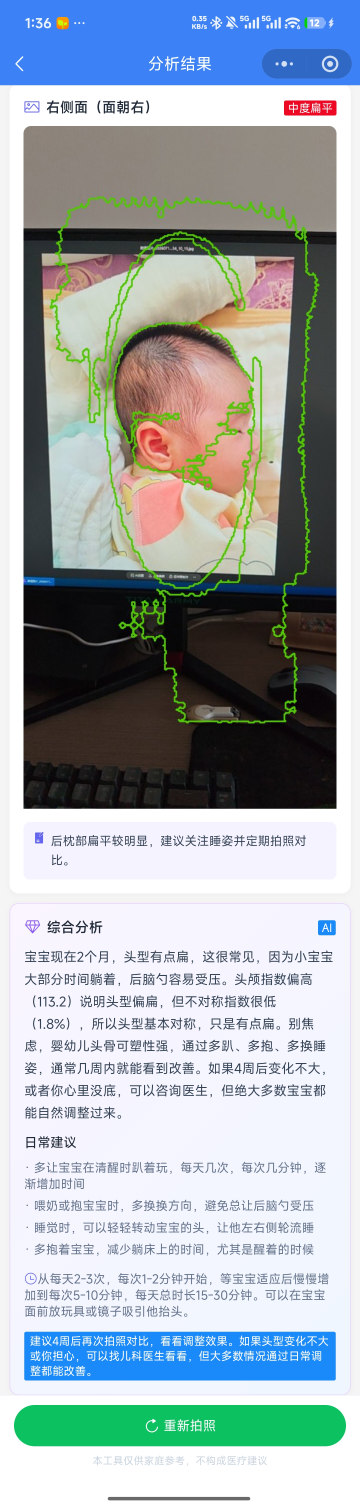
#> input picture 2796d120cf1f0a549c09747cd329fde6.jpg, 1440 x 6021 px, given in place of real_side.jpg, which was not available (shown at 1/4 size)
$ python test_snake_40.py
#> lines starting #> are read from the running program, lines starting #| are printed output that depends on the picture
#> further down, img is the input picture: shape (6021, 1440, 3); mean B, G, R 179.2, 174.4, 164.8
### sam_detector.py
"""
SAM 零样本头部检测
- 俯视图: 点提示模式，3点+提前退出，~1.5秒
- 侧面图: bbox 提示 + 多点合并回退，~2秒
"""

import cv2
import numpy as np
import math
from typing import Optional, Tuple

_sam_model = None


def _get_model():
    global _sam_model
    if _sam_model is None:
        from ultralytics import SAM
        _sam_model = SAM('mobile_sam.pt')
    return _sam_model


# [68 lines left out: functions _score_mask, _detect_with_bbox, create_guide_mask, not called in this run]


def detect_head(image: np.ndarray, view: str = 'top',
                guide_mask: np.ndarray = None) -> Optional[Tuple[np.ndarray, np.ndarray]]:
    """
    零样本头部检测。

    view='top':  俯视图 — 点提示，3点+提前退出，~1.5秒
    view='side': 侧面图 — 点提示(同俯视)，bbox回退，~1.5秒
    guide_mask:  可选，仅俯视图使用(侧面图忽略)
    """
#> called with view = 'side'
    h_orig, w_orig = image.shape[:2]
#> h_orig = 6021; w_orig = 1440

    # 缩小到 SAM 最优处理尺寸 (跳过中间层缩放, 避免双重重采样)
    sam_max_side = 1024
    if max(h_orig, w_orig) > sam_max_side:
        scale = sam_max_side / max(h_orig, w_orig)
#> scale = 0.17
        image_small = cv2.resize(image, (int(w_orig * scale), int(h_orig * scale)))
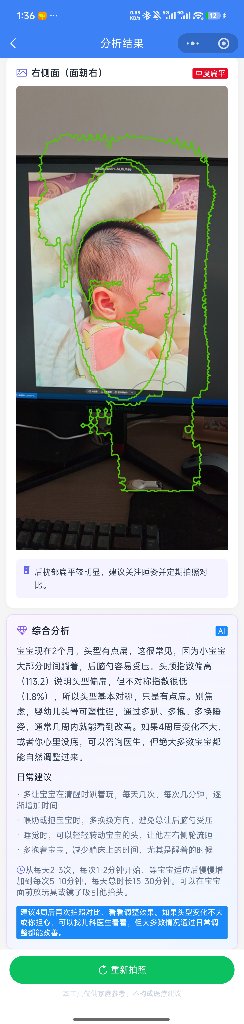
#> image_small: shape (1024, 244, 3); mean B, G, R 179.4, 174.5, 165.1
    else:
        scale = 1.0
        image_small = image

    h, w = image_small.shape[:2]
#> h = 1024; w = 244
    img_center = (w / 2, h / 2)
#> img_center = (122, 512)
    img_area = h * w
#> img_area = 249856

    # 俯视图: 引导框 mask 涂黑椭圆外区域
    if view == 'top' and guide_mask is not None:
        if guide_mask.shape[:2] != (h, w):
            guide_mask = cv2.resize(guide_mask, (w, h))
        gm = (guide_mask / 255.0).astype(np.float32)
        image_small = (image_small.astype(np.float32) * gm[:, :, None]).astype(np.uint8)

    try:
        model = _get_model()
    except Exception:
        return None

    cx, cy = w // 2, h // 2
    offset = min(w, h) // 5
    best_score, best_mask, best_contour = 0, None, None

    # ========== 统一策略: 点提示 + 提前退出 ==========
    # 俯视和侧面使用相同的点提示策略
    # MiMo Pro 审查结论: SAM点提示对"点击物体→分割整个物体"非常擅长
    # 侧面不需要crop/bbox/guide_mask — 这些反而干扰SAM
    prompt_points = [
        [cx, cy],                  # 正中 (大概率命中)
        [cx, cy - offset],         # 偏上 (头顶)
        [cx + offset, cy],         # 偏右
    ]

    for i, pt in enumerate(prompt_points):
        try:
            results = model(image_small, points=[pt], labels=[1])
        except Exception:
            continue
        if not results or results[0].masks is None or len(results[0].masks.data) == 0:
            continue
        mask = (results[0].masks.data[0].cpu().numpy() * 255).astype(np.uint8)
        score, contour = _score_mask(mask, h, w, img_center, img_area)
        if score > best_score:
            best_score = score
            best_mask = mask
            best_contour = contour
        # 提前退出: 正中点得分 >0.6 就认为找到了
        if i == 0 and best_score > 0.6:
            break

    # 侧面图点提示失败 → bbox 回退
    if view == 'side' and best_mask is None:
        mask, contour, score = _detect_with_bbox(
            model, image_small, h, w, img_center, img_area, margin=0.10)
        if mask is not None and score >= 0.3:
            best_score, best_mask, best_contour = score, mask, contour

    # ========== 回退: 自动模式 ==========
    if best_mask is None:
        try:
            results = model(image_small, retina_masks=True)
            if results and results[0].masks and len(results[0].masks.data) > 0:
                for i in range(min(len(results[0].masks.data), 20)):
                    mask = (results[0].masks.data[i].cpu().numpy() * 255).astype(np.uint8)
                    score, contour = _score_mask(mask, h, w, img_center, img_area)
                    if score > best_score:
                        best_score = score
                        best_mask = mask
                        best_contour = contour
        except Exception:
            pass

    if best_mask is None or best_score < 0.3:
        return None

    if scale != 1.0:
        best_mask = cv2.resize(best_mask, (w_orig, h_orig), interpolation=cv2.INTER_NEAREST)
        cnts, _ = cv2.findContours(best_mask, cv2.RETR_EXTERNAL, cv2.CHAIN_APPROX_SIMPLE)
        if cnts:
            best_contour = max(cnts, key=cv2.contourArea)

    # 侧面图质量门禁: mask顶部必须在画面上半区25%以内(头顶应靠近画面上缘)
    # 头占比太小时SAM只分割到脸/身体, 漏掉头顶
    if view == 'side' and best_mask is not None:
        mask_rows = np.any(best_mask > 0, axis=1)
        if mask_rows.any():
            top_row = int(np.argmax(mask_rows))
            ratio = top_row / (h_orig if scale != 1.0 else h)
            if ratio > 0.25:
                return None

    return best_mask, best_contour

### test_snake_40.py
"""单张: Snake受限 40%"""
import cv2, numpy as np, math, sys, os
os.chdir(os.path.dirname(os.path.abspath(__file__)))
from sam_detector import detect_head

# [50 lines left out: functions v5_params, draw_snake, not called in this run]

FILES = [
    ('real_side.jpg','宝宝1'),
    ('test_54945_side.jpg','宝宝2'),
    ('943e524bb386bfbfe1e34fe403e5e826.png','宝宝3'),
]
for fname, baby in FILES:
    img = cv2.imread(fname)
#> (the run stopped early here; a loop or call above may not have finished)

$ run again, on clean_test_top.jpg
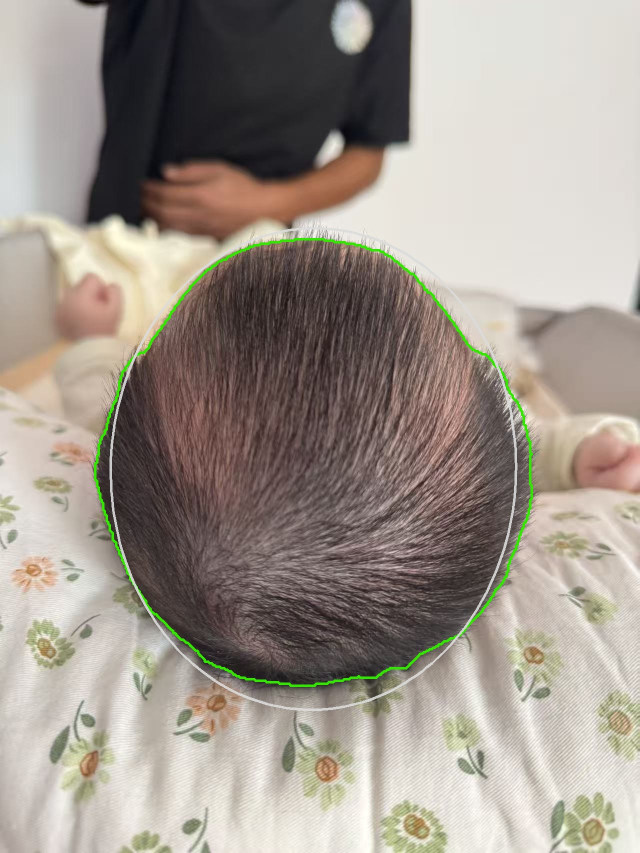
#> input picture clean_test_top.jpg, 1279 x 1706 px, given in place of real_side.jpg, which was not available (shown at 1/2 size)
#> img is the input picture: shape (1706, 1279, 3); mean B, G, R 139.8, 148.9, 157.8
#> in detect_head, `image_small = cv2.resize(image, (int(w_orig * scale), int(h_orig * sca..`:
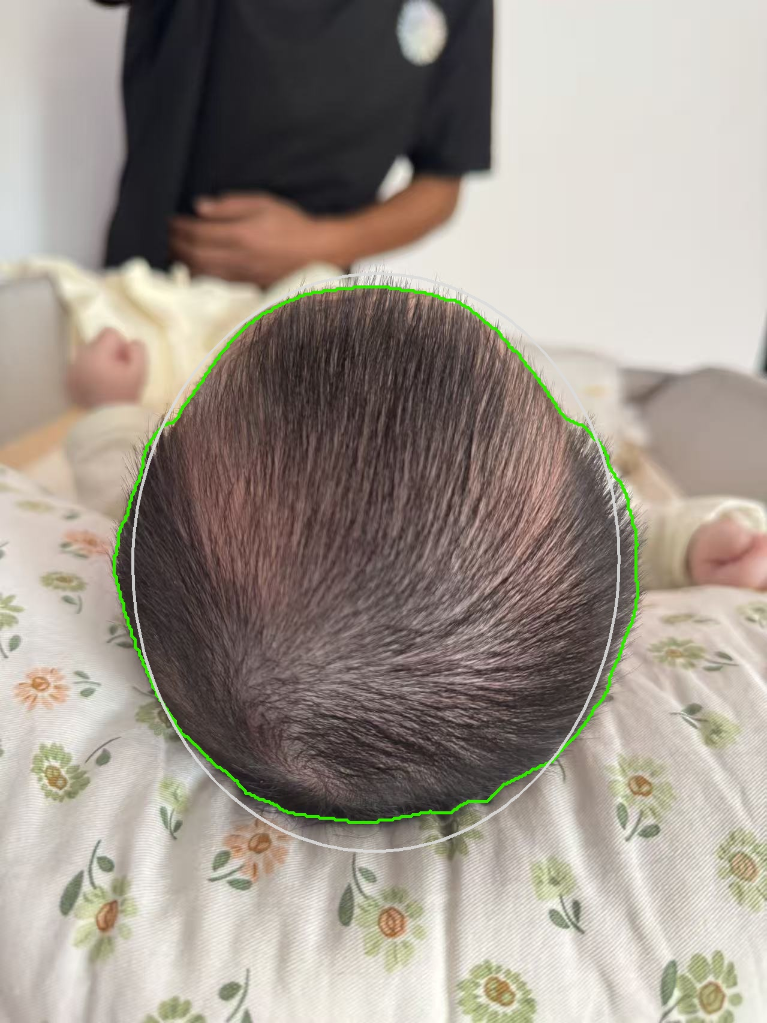
#> image_small: shape (1023, 767, 3); mean B, G, R 139.7, 148.8, 157.7
